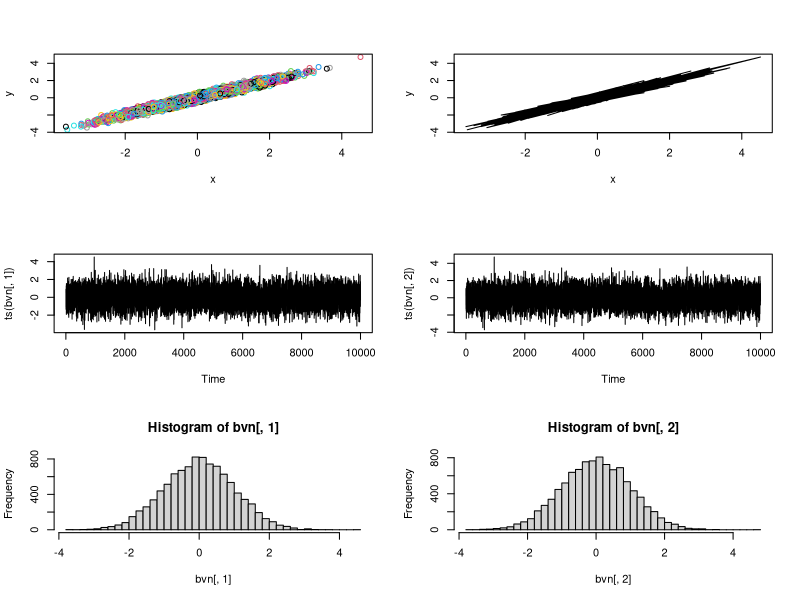
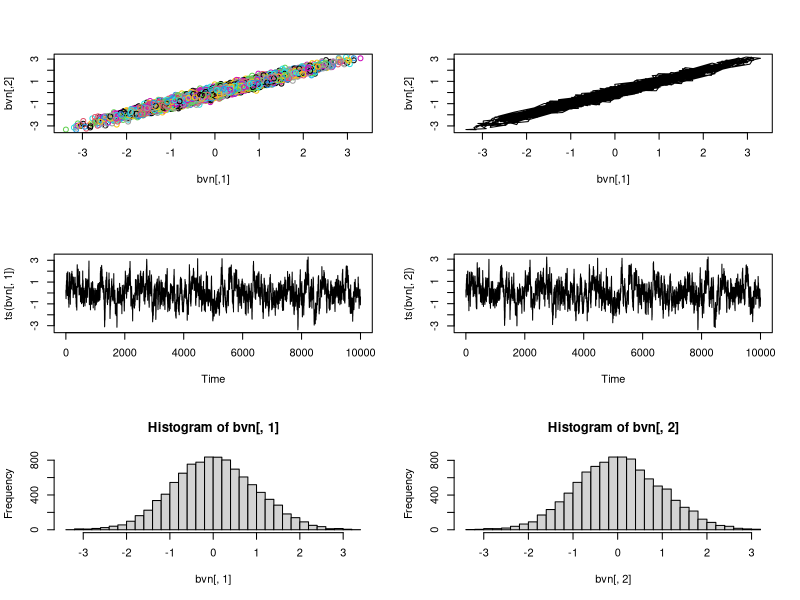

The R source for these figures, in order:
# bivariate normal
# https://www.mas.ncl.ac.uk/~ndjw1/teaching/sim/gibbs/gibbs.r
# first the "proper way"

# Produce data based on distributions -------------------------------------

rbvn<-function (n, rho) 
{
  x <- rnorm(n, 0, 1)
  y <- rnorm(n, rho * x, sqrt(1 - rho^2))
  cbind(x, y)
}

bvn<-rbvn(10000,0.98)
par(mfrow=c(3,2))
plot(bvn,col=1:10000)
plot(bvn,type="l")
plot(ts(bvn[,1]))
plot(ts(bvn[,2]))
hist(bvn[,1],40)
hist(bvn[,2],40)
par(mfrow=c(1,1))


# Using a Markov chain method ---------------------------------------------

# now with a gibbs sampler...

gibbs<-function (n, rho) 
{
  mat <- matrix(ncol = 2, nrow = n)
  x <- 0
  y <- 0
  mat[1, ] <- c(x, y)
  for (i in 2:n) {
    x <- rnorm(1, rho * y, sqrt(1 - rho^2))
    y <- rnorm(1, rho * x, sqrt(1 - rho^2))
    mat[i, ] <- c(x, y)
  }
  mat
}

bvn<-gibbs(10000,0.98)
par(mfrow=c(3,2))
plot(bvn,col=1:10000)
plot(bvn,type="l")
plot(ts(bvn[,1]))
plot(ts(bvn[,2]))
hist(bvn[,1],40)
hist(bvn[,2],40)
par(mfrow=c(1,1))
